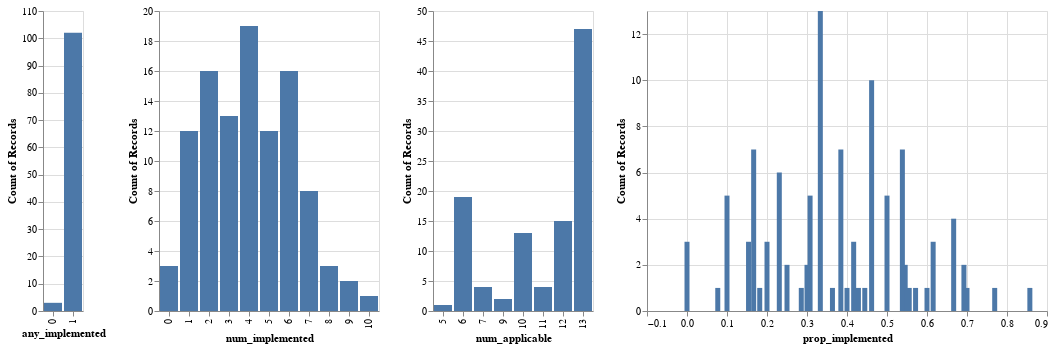

Here is the notebook cell this chart was saved with:
### Markdown cell above
### How many farms implement mitigations?
- How many mitigations are usually implemented?
- How many mitigations are applicable?
- How many farms are implementing as many mitigations as possible?

### Code cell
any_chart = alt.Chart(data=df).mark_bar().encode(x='any_implemented:N', y='count(any_implemented)')
num_chart = alt.Chart(data=df).mark_bar().encode(x='num_implemented:O', y='count(num_implemented)')
app_chart = alt.Chart(data=df).mark_bar().encode(x='num_applicable:O', y='count(num_applicable)')
prop_chart = alt.Chart(data=df).mark_bar().encode(x='prop_implemented:Q', y='count(prop_implemented)')
any_chart | num_chart | app_chart | prop_chart
